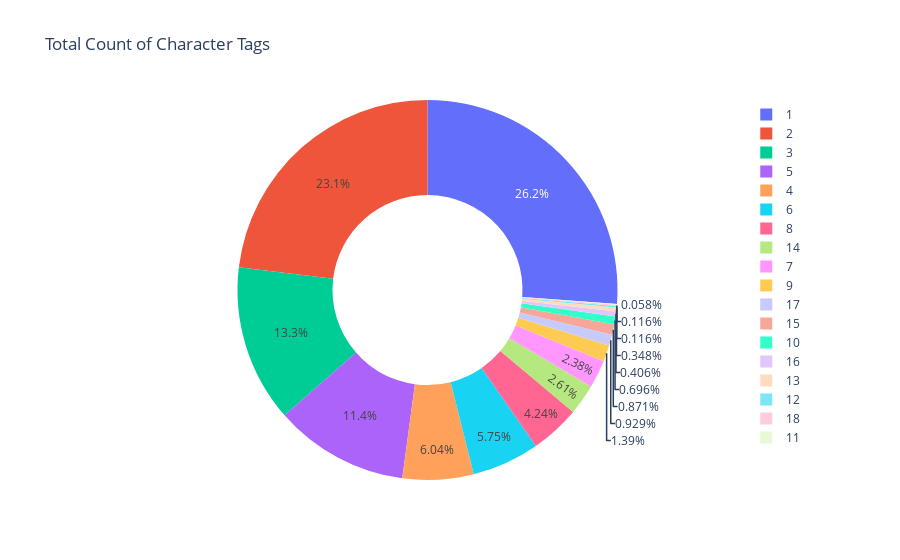

The notebook cell this image was saved under:
### Code cell
pie = df['name'].value_counts()
# remove O
pie = pie[1:]
px.pie(names = pie.index,values= pie.values, hole = 0.5,title ='Total Count of Character Tags')

### Figure 1 — Plotly figure (JSON) as saved in the notebook; plotly's stock layout.template omitted (floating-point values rounded to 4 significant figures)
{"data": [{"domain": {"x": [0, 1], "y": [0, 1]}, "hole": 0.5, "hovertemplate": "label=%{label}<br>value=%{value}<extra></extra>", "labels": [1, 2, 3, 5, 4, 6, 8, 14, 7, 9, 17, 15, 10, 16, 13, 12, 18, 11], "legendgroup": "", "name": "", "showlegend": true, "type": "pie", "values": [451, 398, 230, 197, 104, 99, 73, 45, 41, 24, 16, 15, 12, 7, 6, 2, 2, 1]}], "layout": {"legend": {"tracegroupgap": 0}, "title": {"text": "Total Count of Character Tags"}}}
